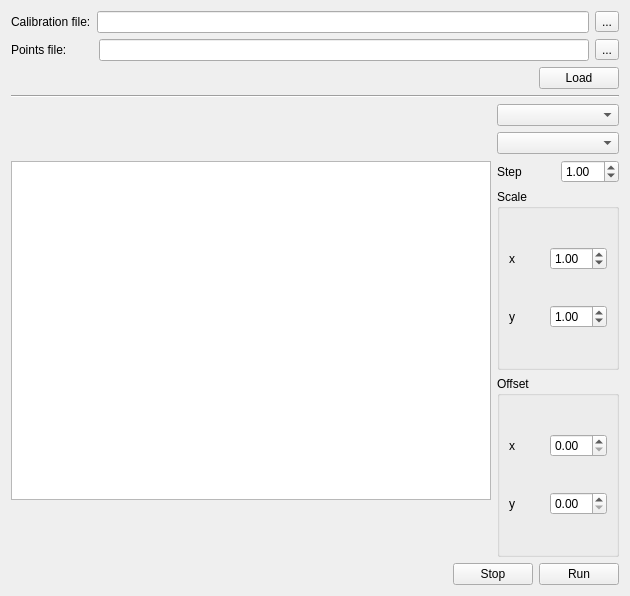
<?xml version="1.0" encoding="UTF-8"?>
<ui version="4.0">
 <class>Form</class>
 <widget class="QWidget" name="Form">
  <property name="geometry">
   <rect>
    <x>0</x>
    <y>0</y>
    <width>630</width>
    <height>596</height>
   </rect>
  </property>
  <property name="windowTitle">
   <string>Form</string>
  </property>
  <layout class="QVBoxLayout" name="verticalLayout_4">
   <item>
    <layout class="QHBoxLayout" name="calibrationFileLayout">
     <item>
      <widget class="QLabel" name="calibrationFileLabel">
       <property name="text">
        <string>Calibration file:</string>
       </property>
      </widget>
     </item>
     <item>
      <widget class="QLineEdit" name="calibrationFileLineEdit"/>
     </item>
     <item>
      <widget class="QToolButton" name="calibrationFileButton">
       <property name="text">
        <string>...</string>
       </property>
      </widget>
     </item>
    </layout>
   </item>
   <item>
    <layout class="QHBoxLayout" name="pointsFileLayout">
     <item>
      <widget class="QLabel" name="pointsFileLabel">
       <property name="text">
        <string>Points file:        </string>
       </property>
      </widget>
     </item>
     <item>
      <widget class="QLineEdit" name="pointsFileLineEdit"/>
     </item>
     <item>
      <widget class="QToolButton" name="pointsFileButton">
       <property name="text">
        <string>...</string>
       </property>
      </widget>
     </item>
    </layout>
   </item>
   <item>
    <layout class="QHBoxLayout" name="loadLayout">
     <item>
      <spacer name="loadSpacer">
       <property name="orientation">
        <enum>Qt::Horizontal</enum>
       </property>
       <property name="sizeHint" stdset="0">
        <size>
         <width>40</width>
         <height>20</height>
        </size>
       </property>
      </spacer>
     </item>
     <item>
      <widget class="QPushButton" name="loadButton">
       <property name="text">
        <string>Load</string>
       </property>
      </widget>
     </item>
    </layout>
   </item>
   <item>
    <widget class="Line" name="niceLine">
     <property name="orientation">
      <enum>Qt::Horizontal</enum>
     </property>
    </widget>
   </item>
   <item>
    <layout class="QHBoxLayout" name="graphisLayout">
     <item>
      <widget class="QGraphicsView" name="graphicsView">
       <property name="sizePolicy">
        <sizepolicy hsizetype="Fixed" vsizetype="Fixed">
         <horstretch>0</horstretch>
         <verstretch>0</verstretch>
        </sizepolicy>
       </property>
       <property name="minimumSize">
        <size>
         <width>480</width>
         <height>339</height>
        </size>
       </property>
       <property name="maximumSize">
        <size>
         <width>480</width>
         <height>339</height>
        </size>
       </property>
       <property name="verticalScrollBarPolicy">
        <enum>Qt::ScrollBarAlwaysOff</enum>
       </property>
       <property name="horizontalScrollBarPolicy">
        <enum>Qt::ScrollBarAlwaysOff</enum>
       </property>
       <property name="interactive">
        <bool>false</bool>
       </property>
      </widget>
     </item>
     <item>
      <layout class="QVBoxLayout" name="controlsLayout">
       <item>
        <widget class="QComboBox" name="trajectoryComboBox"/>
       </item>
       <item>
        <widget class="QComboBox" name="indexComboBox"/>
       </item>
       <item>
        <layout class="QHBoxLayout" name="stepLayout">
         <item>
          <widget class="QLabel" name="stepLabel">
           <property name="text">
            <string>Step</string>
           </property>
          </widget>
         </item>
         <item>
          <widget class="QDoubleSpinBox" name="stepSpinBox">
           <property name="singleStep">
            <double>0.100000000000000</double>
           </property>
           <property name="value">
            <double>1.000000000000000</double>
           </property>
          </widget>
         </item>
        </layout>
       </item>
       <item>
        <widget class="QGroupBox" name="scaleGroupBox">
         <property name="title">
          <string>Scale</string>
         </property>
         <layout class="QVBoxLayout" name="verticalLayout_2">
          <item>
           <layout class="QHBoxLayout" name="xScaleLayout">
            <item>
             <widget class="QLabel" name="xScaleLabel">
              <property name="text">
               <string>x</string>
              </property>
             </widget>
            </item>
            <item>
             <widget class="QDoubleSpinBox" name="xScaleSpinBox">
              <property name="singleStep">
               <double>0.100000000000000</double>
              </property>
              <property name="value">
               <double>1.000000000000000</double>
              </property>
             </widget>
            </item>
           </layout>
          </item>
          <item>
           <layout class="QHBoxLayout" name="yScaleLayout">
            <item>
             <widget class="QLabel" name="yScaleLabel">
              <property name="text">
               <string>y</string>
              </property>
             </widget>
            </item>
            <item>
             <widget class="QDoubleSpinBox" name="yScaleSpinBox">
              <property name="singleStep">
               <double>0.100000000000000</double>
              </property>
              <property name="value">
               <double>1.000000000000000</double>
              </property>
             </widget>
            </item>
           </layout>
          </item>
         </layout>
        </widget>
       </item>
       <item>
        <widget class="QGroupBox" name="offsetGroupBox">
         <property name="title">
          <string>Offset</string>
         </property>
         <layout class="QVBoxLayout" name="verticalLayout_3">
          <item>
           <layout class="QHBoxLayout" name="xOffsetLayout">
            <item>
             <widget class="QLabel" name="xOffsetLabel">
              <property name="text">
               <string>x</string>
              </property>
             </widget>
            </item>
            <item>
             <widget class="QDoubleSpinBox" name="xOffsetSpinBox">
              <property name="singleStep">
               <double>0.100000000000000</double>
              </property>
             </widget>
            </item>
           </layout>
          </item>
          <item>
           <layout class="QHBoxLayout" name="yOffsetLayout">
            <item>
             <widget class="QLabel" name="yOffsetLabel">
              <property name="text">
               <string>y</string>
              </property>
             </widget>
            </item>
            <item>
             <widget class="QDoubleSpinBox" name="yOffsetSpinBox">
              <property name="singleStep">
               <double>0.100000000000000</double>
              </property>
             </widget>
            </item>
           </layout>
          </item>
         </layout>
        </widget>
       </item>
      </layout>
     </item>
    </layout>
   </item>
   <item>
    <layout class="QHBoxLayout" name="runLayout">
     <item>
      <spacer name="runSpacer">
       <property name="orientation">
        <enum>Qt::Horizontal</enum>
       </property>
       <property name="sizeHint" stdset="0">
        <size>
         <width>40</width>
         <height>20</height>
        </size>
       </property>
      </spacer>
     </item>
     <item>
      <widget class="QPushButton" name="stopButton">
       <property name="text">
        <string>Stop</string>
       </property>
      </widget>
     </item>
     <item>
      <widget class="QPushButton" name="runButton">
       <property name="text">
        <string>Run</string>
       </property>
      </widget>
     </item>
    </layout>
   </item>
  </layout>
 </widget>
 <resources/>
 <connections/>
</ui>
